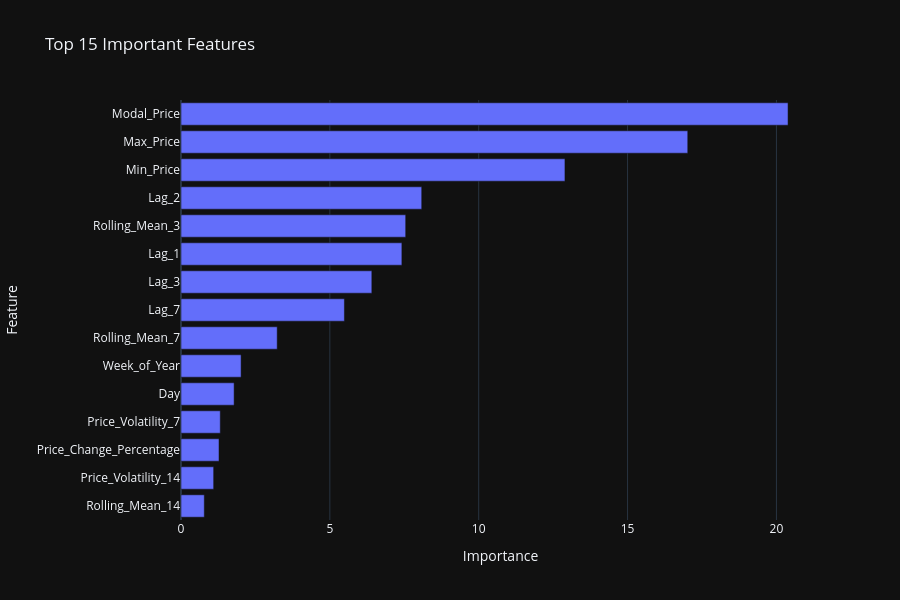

The code cell stored with this chart in its notebook:
### Code cell
fig = px.bar(
    importance.head(15),
    x='Importance',
    y='Feature',
    orientation='h',
    title='Top 15 Important Features',
    template='plotly_dark'
)

fig.update_layout(
    yaxis={'categoryorder': 'total ascending'},
    height=600
)

fig.show()

### Figure 1 — Plotly figure (JSON) as saved in the notebook; plotly's stock layout.template omitted (floating-point values rounded to 4 significant figures)
{"data": [{"hovertemplate": "Importance=%{x}<br>Feature=%{y}<extra></extra>", "legendgroup": "", "marker": {"color": "#636efa", "pattern": {"shape": ""}}, "name": "", "orientation": "h", "showlegend": false, "textposition": "auto", "type": "bar", "x": [20.39, 17.02, 12.9, 8.086, 7.547, 7.419, 6.41, 5.489, 3.232, 2.019, 1.784, 1.319, 1.276, 1.097, 0.7831], "xaxis": "x", "y": ["Modal_Price", "Max_Price", "Min_Price", "Lag_2", "Rolling_Mean_3", "Lag_1", "Lag_3", "Lag_7", "Rolling_Mean_7", "Week_of_Year", "Day", "Price_Volatility_7", "Price_Change_Percentage", "Price_Volatility_14", "Rolling_Mean_14"], "yaxis": "y"}], "layout": {"barmode": "relative", "height": 600, "legend": {"tracegroupgap": 0}, "title": {"text": "Top 15 Important Features"}, "xaxis": {"anchor": "y", "domain": [0, 1], "title": {"text": "Importance"}}, "yaxis": {"anchor": "x", "categoryorder": "total ascending", "domain": [0, 1], "title": {"text": "Feature"}}}}
